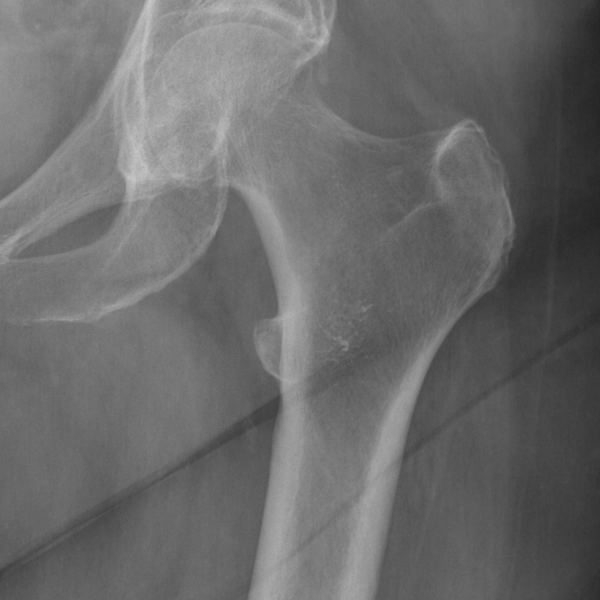
#> input picture CNN/Unbroken/100_right.jpg, 1200 x 1200 px, found by its file name (shown at 1/2 size); its folder holds 4 pictures in this run
$ python kfold_cross.py
#> lines starting #> are read from the running program, lines starting #| are printed output that depends on the picture
from sklearn.model_selection import KFold
import numpy
from tqdm import tqdm
import cv2
import os
import numpy as np

K = 5
image_size = 256
categories = ["A", "B", "Unbroken"]

input_folders = ["/mnt/data/ltanzi/flippedDataset/{}".format(categories[0]),
                 "/mnt/data/ltanzi/flippedDataset/{}".format(categories[1]),
                 "/mnt/data/ltanzi/flippedDataset/{}".format(categories[2])]

# create the root folder
output_path = "/mnt/data/ltanzi/flippedCrossVal"
os.mkdir(output_path)

# create folders for splitting the dataset
for i in range(K):
    os.chdir(output_path)
    name_fold = "Fold{}".format(i + 1)
    os.mkdir(name_fold)
    os.chdir(output_path + "/" + name_fold)
    os.mkdir("Validation")
    os.chdir(output_path + "/" + name_fold + "/Validation")
    for cat in categories:
        os.mkdir(cat)
    os.chdir("..")
    os.mkdir("Train")
    os.chdir(output_path + "/" + name_fold + "/Train")
    for cat in categories:
        os.mkdir(cat)


for enum, path in enumerate(input_folders):

    X = []
    X_original = []
    names = []
    shapes = []

    for img in tqdm(os.listdir(path)):
        try:
            img_array = cv2.imread(os.path.join(path, img), cv2.IMREAD_GRAYSCALE)  # convert to array
#> img_array is the input picture: shape (1200, 1200); min 35, max 203, mean 106.3
            new_array = cv2.resize(img_array, (image_size, image_size))  # resize to normalize data size
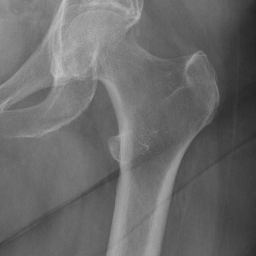
#> new_array: shape (256, 256); min 37, max 202, mean 106.2
            X.append(new_array)  # add this to our training_data
            X_original.append(img_array)
            shapes.append(img_array.shape)
            names.append(img)

        except Exception as e:  # in the interest in keeping the output clean...
            pass

    X = np.array(X).reshape(-1, image_size, image_size, 1)

    kf = KFold(n_splits=5, random_state=None, shuffle=True)
    nFold = 1
#> (the run stopped early here; a loop or call above may not have finished)

$ run again, on CNN/Unbroken/16_right.jpg
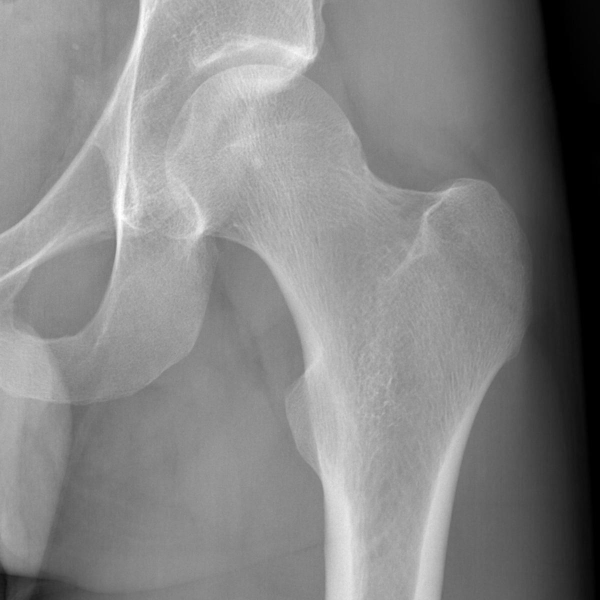
#> input picture CNN/Unbroken/16_right.jpg, 1200 x 1200 px, found by its file name (shown at 1/2 size)
#> img_array is the input picture: shape (1200, 1200); min 0, max 255, mean 132.9
#> `new_array = cv2.resize(img_array, (image_size, image_size))`:
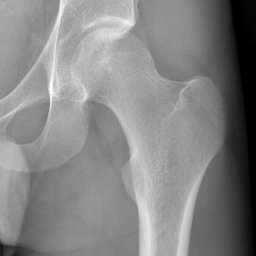
#> new_array: shape (256, 256); min 0, max 254, mean 132.8

$ run again, on CNN/Unbroken/2_right.jpg
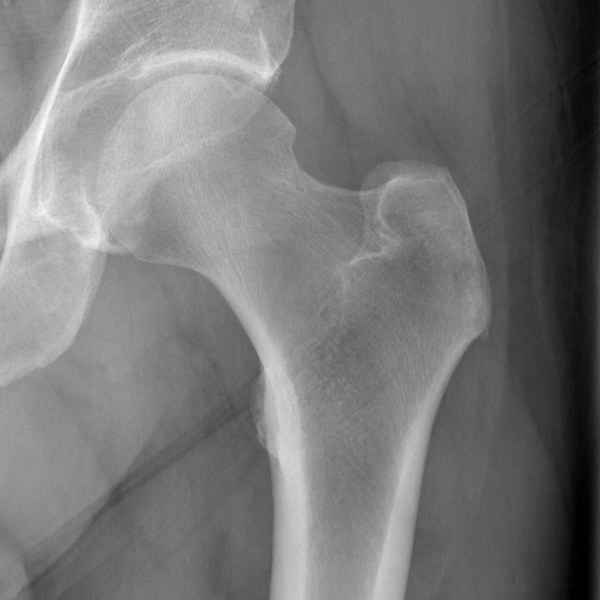
#> input picture CNN/Unbroken/2_right.jpg, 1200 x 1200 px, found by its file name (shown at 1/2 size)
#> img_array is the input picture: shape (1200, 1200); min 0, max 255, mean 120.7
#> `new_array = cv2.resize(img_array, (image_size, image_size))`:
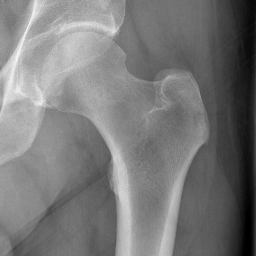
#> new_array: shape (256, 256); min 0, max 249, mean 120.6
